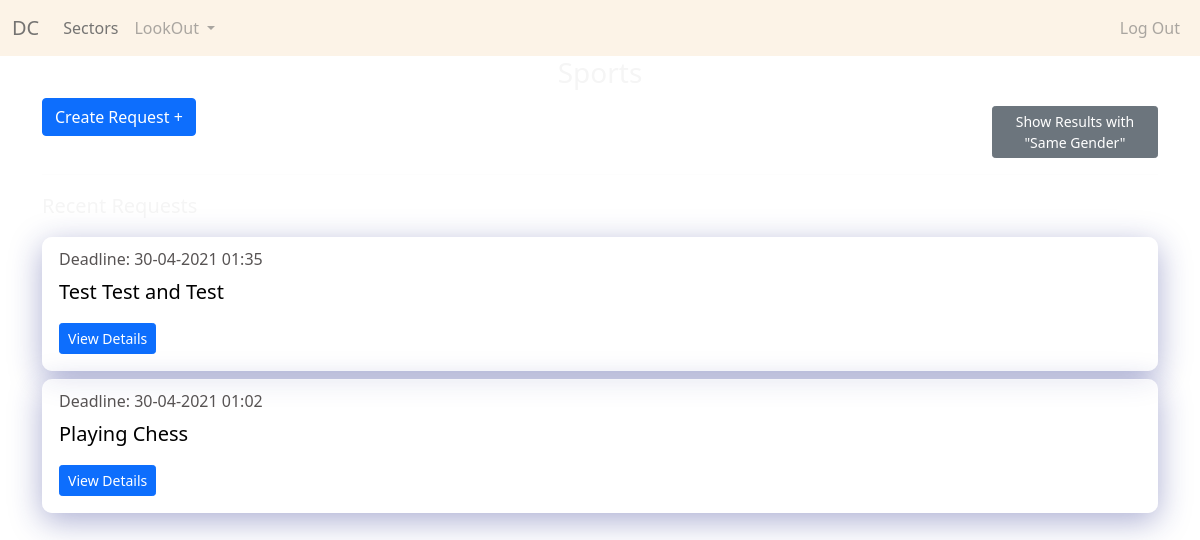
The page /sector/2/0/ (signed in) on the database its author committed.
### connect/models.py (models this page shows, shortened)
class Request(models.Model):
    requester = models.ForeignKey(User,on_delete=models.CASCADE,blank=True,related_name='req')
    sector = models.ForeignKey(SectorField,on_delete=models.CASCADE,related_name='reqsec')
    genre = models.CharField(max_length=56,null=True,blank=True)
    subject = models.CharField(max_length=128)
    content = models.TextField()
    match_with_same_gender = models.BooleanField(default=False)
    deadline = models.DateTimeField()
    is_first_year_req = models.BooleanField(default=False)
    created_at = models.DateTimeField(auto_now_add=True)
    deleted = models.BooleanField(default=False)
    pending = models.BooleanField(default=True)
    class Meta:
        ordering = ['-created_at']

### connect/views.py (the view)
# urls.py: path('sector/<int:id>/<int:type_>/',views.DisplayRequest.as_view(),name='display-request'),
class DisplayRequest(LoginRequiredMixin,View):
    def get(self,request,id,type_,*args,**kwargs):
        sector = get_object_or_404(SectorField,pk=id)
        if request.user.info.year == 1:
            requests_ = Request.objects.filter(sector=sector,is_first_year_req = True,deleted=False,pending=True)
        else:
            requests_ = Request.objects.filter(sector=sector,is_first_year_req = False,deleted=False,pending=True)
        final_requests =  []
        for i in requests_:
            if(i.match_with_same_gender):
                if(request.user.info.gender == i.requester.info.gender):
                    final_requests.append(i)
            elif(type_ == 1):
                if(request.user.info.gender == i.requester.info.gender):
                    final_requests.append(i)
            else:
                final_requests.append(i)
        data = {
            'sector':sector,
            'requests':final_requests,
            'type_':type_,
        }
        return render(request,'connect/sector-detail.html',context=data)

### connect/templates/connect/sector-detail.html (shortened to what this page needs)
{% extends 'base.html' %}
{% block content %}
<h3 class="text-center">{{sector.name}}</h3>
<div class="row">
    <div class="col-lg-10 col-sm-12">
        <a class="btn btn-primary" href="{% url 'connect:create-request' sector.id %}">Create Request +</a>
    </div>
    <div class="col-lg-2 col-sm-12 mt-2">
        {% if type_ == 0 %}
            <a class="btn btn-secondary btn-sm" href="{% url 'connect:display-request' sector.id 1 %}">Show Results with "Same Gender"</a>
        {% else %}
            <a class="btn btn-secondary btn-sm" href="{% url 'connect:display-request' sector.id 0 %}">Show Original Results</a>
        {% endif %}
    </div>
</div>
<hr>
<div>
    <p class="lead">Recent Requests</p>
    {% for req in requests %}
        <div class="card glass-container my-2">
            <div class="card-body">
                <h6 class="card-subtitle card-greycolor mb-2">Deadline: {{req.deadline | date:'d-m-Y H:i'}}</h6>
                <p class="card-text card-blackcolor lead">{{req.subject}}</p>
                <a class="btn btn-primary btn-sm" href="{% url 'connect:detail-request' req.id %}">View Details</a>
            </div>
        </div>
    {% empty %}
        <p>No Recent Requests :(</p>
    {% endfor %}
</div>
{% endblock %}

### static/css/style.css (style rules this page uses)
* { margin: 0; padding: 0; border: 0; font-size: 100%; box-sizing: border-box; color: whitesmoke; }
body { background-image: url('https://ik.imagekit.io/oyjag5asj/image_3mP0GSYNY.jpg'); background-repeat: no-repeat; background-size: cover; background-attachment: fixed; }
a { color: red; }
.glass-container { background: rgba(255, 255, 255, 0.657); box-shadow: 0 8px 32px 0 rgba( 31, 38, 135, 0.37 ); border-radius: 10px; border: 1px solid rgba( 255, 255, 255, 0.18 ); }
.card-greycolor { color: rgb(87, 83, 83); }
.card-blackcolor { color: black; }

### rows shown on the page
Request: deadline "30-04-2021 01:35", subject "Test Test and Test"
Request: deadline "30-04-2021 01:02", subject "Playing Chess"
